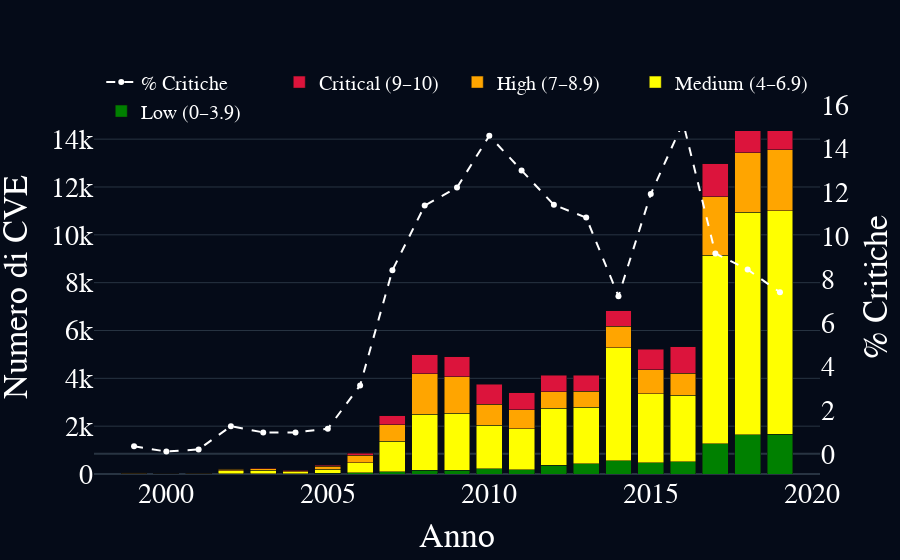

Write notebook code for a chart like this one.
### Markdown cell above
### Distribuzione CVE per Gravità 

Questo grafico mostra l’**evoluzione del numero di vulnerabilità informatiche (CVE)** nel tempo, classificate secondo la scala di gravità **CVSS** in quattro categorie:

- **Low (0–3.9)** – impatto limitato
- **Medium (4–6.9)** – impatto moderato
- **High (7–8.9)** – impatto elevato
- **Critical (9–10)** – impatto massimo 

Ogni barra rappresenta un anno, suddiviso per gravità. La linea tratteggiata bianca mostra l’**incidenza percentuale delle CVE critiche** sul totale annuale.
Questa visualizzazione consente di analizzare: l’**aumento complessivo del numero di vulnerabilità** nel tempo e Il **peso crescente delle vulnerabilità critiche**

### Code cell
#fasce di gravità CVSS
bins = [0, 3.9, 6.9, 8.9, 10]
labels = ['Low (0–3.9)', 'Medium (4–6.9)', 'High (7–8.9)', 'Critical (9–10)']
df['cvss_bin'] = pd.cut(df['cvss'], bins=bins, labels=labels)
# raggruppamento per anno e fascia
cve_bins = (
    df.groupby(['year', 'cvss_bin'], observed=True)
      .size()
      .unstack(fill_value=0)
      .reset_index()
)
cve_bins['Totali'] = cve_bins.sum(axis=1)
cve_bins['% Critiche'] = (cve_bins["Critical (9–10)"] / cve_bins['Totali']) * 100
# grafico con barre impilate + linea % critiche
fig = go.Figure()
fig.add_trace(go.Bar(
    x=cve_bins['year'],
    y=cve_bins["Low (0–3.9)"],
    name='Low (0–3.9)',
    marker_color='green',
    hovertemplate='Anno %{x}<br>Low: %{y}'
))
fig.add_trace(go.Bar(
    x=cve_bins['year'],
    y=cve_bins["Medium (4–6.9)"],
    name='Medium (4–6.9)',
    marker_color='yellow',
    hovertemplate='Anno %{x}<br>Medium: %{y}'
))
fig.add_trace(go.Bar(
    x=cve_bins['year'],
    y=cve_bins["High (7–8.9)"],
    name='High (7–8.9)',
    marker_color='orange',
    hovertemplate='Anno %{x}<br>High: %{y}'
))
fig.add_trace(go.Bar(
    x=cve_bins['year'],
    y=cve_bins["Critical (9–10)"],
    name='Critical (9–10)',
    marker_color='crimson',
    hovertemplate='Anno %{x}<br>Critical: %{y}'
))
fig.add_trace(go.Scatter(
    x=cve_bins['year'],
    y=cve_bins['% Critiche'],
    name='% Critiche',
    yaxis='y2',
    mode='lines+markers',
    line=dict(color='white', width=2, dash='dash'),
    hovertemplate='%{y:.1f}% CVE critiche nel %{x}'
))
#stile
fig.update_layout(
    barmode='stack',
    xaxis=dict(title="Anno", tickfont=dict(color='white')),
    yaxis=dict(title="Numero di CVE", tickfont=dict(color='white')),
    yaxis2=dict(
        title="% Critiche",
        overlaying='y',
        side='right',
        showgrid=False,
        tickfont=dict(color='white')
    ),
    template='plotly_dark',
    plot_bgcolor='#050b18',
    paper_bgcolor='#050b18',
    legend=dict(
        x=0.01, y=1.1,
        orientation='h',
        font=dict(family='Segoe UI', color='white', size=20)
    ),
    font=dict(family='Segoe UI', color='white', size=28),
    margin=dict(l=80, r=80, t=100, b=80)
)
fig.show()

### Figure 1 — Plotly figure (JSON) as saved in the notebook; plotly's stock layout.template omitted (floating-point values rounded to 4 significant figures)
{"data": [{"hovertemplate": "Anno %{x}<br>Low: %{y}", "marker": {"color": "green"}, "name": "Low (0–3.9)", "type": "bar", "x": [1999, 2000, 2001, 2002, 2003, 2004, 2005, 2006, 2007, 2008, 2009, 2010, 2011, 2012, 2013, 2014, 2015, 2016, 2017, 2018, 2019], "y": [2, 3, 2, 12, 8, 7, 31, 51, 92, 159, 166, 221, 186, 371, 422, 545, 468, 515, 1275, 1638, 1654]}, {"hovertemplate": "Anno %{x}<br>Medium: %{y}", "marker": {"color": "yellow"}, "name": "Medium (4–6.9)", "type": "bar", "x": [1999, 2000, 2001, 2002, 2003, 2004, 2005, 2006, 2007, 2008, 2009, 2010, 2011, 2012, 2013, 2014, 2015, 2016, 2017, 2018, 2019], "y": [19, 5, 13, 115, 148, 80, 162, 427, 1286, 2334, 2371, 1810, 1696, 2379, 2372, 4729, 2897, 2768, 7880, 9313, 9345]}, {"hovertemplate": "Anno %{x}<br>High: %{y}", "marker": {"color": "orange"}, "name": "High (7–8.9)", "type": "bar", "x": [1999, 2000, 2001, 2002, 2003, 2004, 2005, 2006, 2007, 2008, 2009, 2010, 2011, 2012, 2013, 2014, 2015, 2016, 2017, 2018, 2019], "y": [18, 8, 15, 62, 67, 39, 136, 296, 683, 1701, 1527, 883, 811, 683, 665, 912, 990, 926, 2433, 2478, 2555]}, {"hovertemplate": "Anno %{x}<br>Critical: %{y}", "marker": {"color": "crimson"}, "name": "Critical (9–10)", "type": "bar", "x": [1999, 2000, 2001, 2002, 2003, 2004, 2005, 2006, 2007, 2008, 2009, 2010, 2011, 2012, 2013, 2014, 2015, 2016, 2017, 2018, 2019], "y": [7, 2, 4, 28, 22, 21, 27, 90, 374, 797, 845, 841, 703, 702, 665, 639, 862, 1116, 1377, 1426, 1246]}, {"hovertemplate": "%{y:.1f}% CVE critiche nel %{x}", "line": {"color": "white", "dash": "dash", "width": 2}, "mode": "lines+markers", "name": "% Critiche", "type": "scatter", "x": [1999, 2000, 2001, 2002, 2003, 2004, 2005, 2006, 2007, 2008, 2009, 2010, 2011, 2012, 2013, 2014, 2015, 2016, 2017, 2018, 2019], "y": [0.3423, 0.09911, 0.1966, 1.262, 0.9786, 0.9763, 1.144, 3.136, 8.42, 11.39, 12.21, 14.59, 13.0, 11.42, 10.84, 7.229, 11.92, 15.2, 9.191, 8.451, 7.408], "yaxis": "y2"}], "layout": {"barmode": "stack", "font": {"color": "white", "family": "Segoe UI", "size": 28}, "legend": {"font": {"color": "white", "family": "Segoe UI", "size": 20}, "orientation": "h", "x": 0.01, "y": 1.1}, "margin": {"b": 80, "l": 80, "r": 80, "t": 100}, "paper_bgcolor": "#050b18", "plot_bgcolor": "#050b18", "xaxis": {"tickfont": {"color": "white"}, "title": {"text": "Anno"}}, "yaxis": {"tickfont": {"color": "white"}, "title": {"text": "Numero di CVE"}}, "yaxis2": {"overlaying": "y", "showgrid": false, "side": "right", "tickfont": {"color": "white"}, "title": {"text": "% Critiche"}}}}
